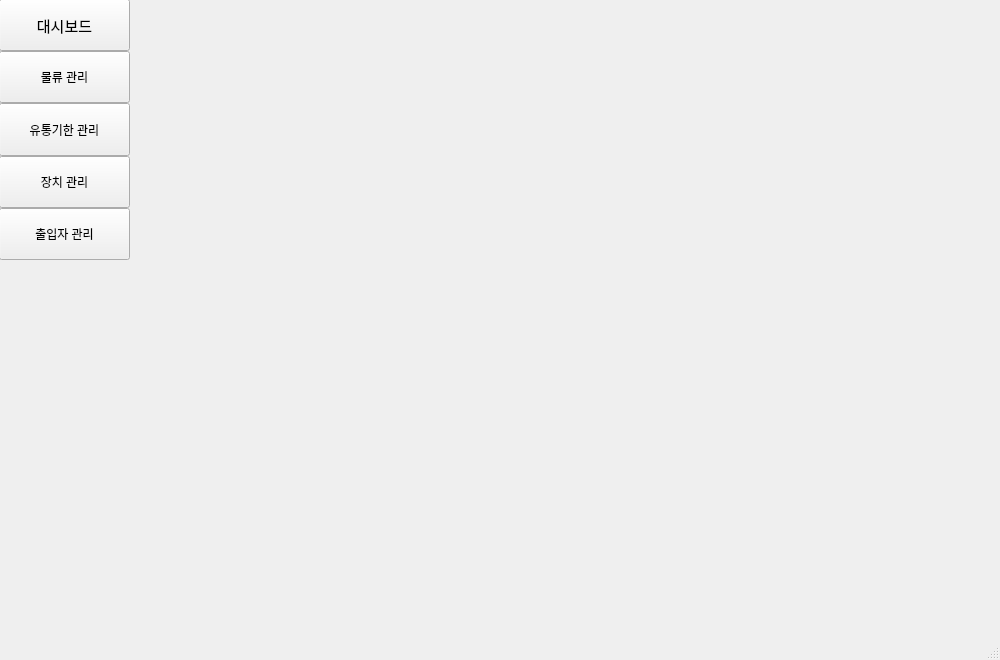
<?xml version="1.0" encoding="UTF-8"?>
<ui version="4.0">
 <class>MainWindow</class>
 <widget class="QMainWindow" name="MainWindow">
  <property name="geometry">
   <rect>
    <x>0</x>
    <y>0</y>
    <width>1000</width>
    <height>660</height>
   </rect>
  </property>
  <property name="minimumSize">
   <size>
    <width>900</width>
    <height>600</height>
   </size>
  </property>
  <property name="maximumSize">
   <size>
    <width>1200</width>
    <height>800</height>
   </size>
  </property>
  <property name="windowTitle">
   <string>MainWindow</string>
  </property>
  <widget class="QWidget" name="centralwidget">
   <widget class="QWidget" name="horizontalLayoutWidget">
    <property name="geometry">
     <rect>
      <x>-1</x>
      <y>-1</y>
      <width>991</width>
      <height>653</height>
     </rect>
    </property>
    <layout class="QHBoxLayout" name="horizontalLayout" stretch="0">
     <property name="spacing">
      <number>3</number>
     </property>
     <property name="sizeConstraint">
      <enum>QLayout::SetDefaultConstraint</enum>
     </property>
     <item>
      <widget class="QWidget" name="sidebarWidget" native="true">
       <widget class="QWidget" name="verticalLayoutWidget">
        <property name="geometry">
         <rect>
          <x>0</x>
          <y>0</y>
          <width>131</width>
          <height>261</height>
         </rect>
        </property>
        <layout class="QVBoxLayout" name="sidebar">
         <property name="spacing">
          <number>0</number>
         </property>
         <property name="sizeConstraint">
          <enum>QLayout::SetNoConstraint</enum>
         </property>
         <property name="bottomMargin">
          <number>0</number>
         </property>
         <item>
          <widget class="QPushButton" name="btn_dashboard">
           <property name="sizePolicy">
            <sizepolicy hsizetype="Minimum" vsizetype="Preferred">
             <horstretch>0</horstretch>
             <verstretch>0</verstretch>
            </sizepolicy>
           </property>
           <property name="font">
            <font>
             <pointsize>11</pointsize>
            </font>
           </property>
           <property name="text">
            <string>대시보드</string>
           </property>
          </widget>
         </item>
         <item>
          <widget class="QPushButton" name="btn_inventory">
           <property name="sizePolicy">
            <sizepolicy hsizetype="Minimum" vsizetype="Preferred">
             <horstretch>0</horstretch>
             <verstretch>0</verstretch>
            </sizepolicy>
           </property>
           <property name="text">
            <string>물류 관리</string>
           </property>
          </widget>
         </item>
         <item>
          <widget class="QPushButton" name="btn_expiration">
           <property name="sizePolicy">
            <sizepolicy hsizetype="Minimum" vsizetype="Preferred">
             <horstretch>0</horstretch>
             <verstretch>0</verstretch>
            </sizepolicy>
           </property>
           <property name="text">
            <string>유통기한 관리</string>
           </property>
          </widget>
         </item>
         <item>
          <widget class="QPushButton" name="btn_devices">
           <property name="sizePolicy">
            <sizepolicy hsizetype="Minimum" vsizetype="Preferred">
             <horstretch>0</horstretch>
             <verstretch>0</verstretch>
            </sizepolicy>
           </property>
           <property name="text">
            <string>장치 관리</string>
           </property>
          </widget>
         </item>
         <item>
          <widget class="QPushButton" name="btn_access">
           <property name="sizePolicy">
            <sizepolicy hsizetype="Minimum" vsizetype="Preferred">
             <horstretch>0</horstretch>
             <verstretch>0</verstretch>
            </sizepolicy>
           </property>
           <property name="text">
            <string>출입자 관리</string>
           </property>
          </widget>
         </item>
        </layout>
       </widget>
       <widget class="QStackedWidget" name="stackedWidget">
        <property name="geometry">
         <rect>
          <x>130</x>
          <y>0</y>
          <width>861</width>
          <height>651</height>
         </rect>
        </property>
        <property name="midLineWidth">
         <number>0</number>
        </property>
        <property name="currentIndex">
         <number>3</number>
        </property>
        <widget class="QWidget" name="page_dashboard"/>
        <widget class="QWidget" name="page_expiration"/>
        <widget class="QWidget" name="page_devices"/>
        <widget class="QWidget" name="page_access"/>
        <widget class="QWidget" name="page_inventory"/>
       </widget>
      </widget>
     </item>
    </layout>
   </widget>
  </widget>
  <widget class="QMenuBar" name="menubar">
   <property name="geometry">
    <rect>
     <x>0</x>
     <y>0</y>
     <width>1000</width>
     <height>23</height>
    </rect>
   </property>
  </widget>
  <widget class="QStatusBar" name="statusbar"/>
 </widget>
 <resources/>
 <connections/>
</ui>
